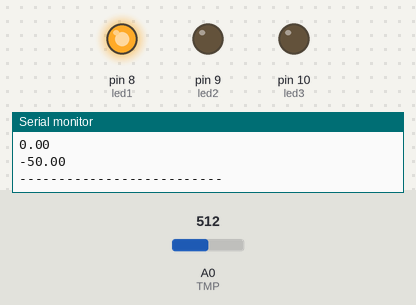
The sketch below on a simulated Arduino Uno, built with avr-gcc and run on an emulated ATmega328P. Parts: output pins drawn as LEDs (lit = HIGH), the last lines printed to the serial monitor. The test bench sets the inputs (shaded band); at power-on: A0 (TMP) = 512.

Above: at 1.8 s.
1.9 s: A0 (TMP) set to 1009
4.2 s: A0 (TMP) set to 1023
At 6.8 s:
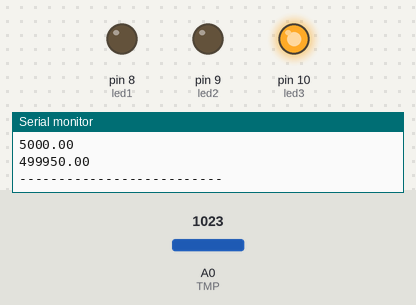
7.5 s: A0 (TMP) set to 900
At 10.3 s:
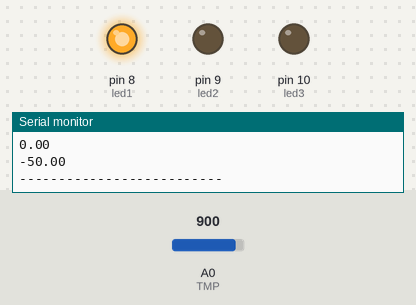
Timing chart, 0 to 11.8 s (numbered marks = the images above; inputs shaded):
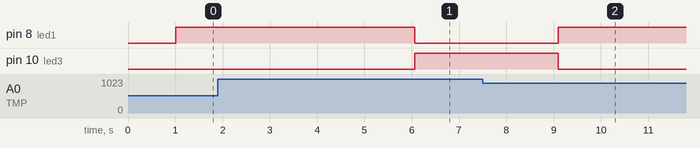

The sketch:

TMP_3led.ino
```cpp
int led1 = 8;
int led2 = 9;
int led3 = 10;
int TMP = A0;
void setup() {
  pinMode(led1, OUTPUT);
  pinMode(led2, OUTPUT);
  pinMode(led3, OUTPUT);
  pinMode(TMP, INPUT);
  Serial.begin(9600);
}
void loop() {
  float TMP_Degeri = (analogRead(TMP) / 1023) * 5000; // Arduinonun A0 ayagindaki gerilimi voltaja cevirerek olculuyor.
  // float TMP_Degeri = (analogRead(TMP)*0.004882814;
  delay(10); // daha dogru bir olcum icin biraz bekleme kullanilmalidir

  float sicaklik = (TMP_Degeri - 0.5) * 100.0 ; // okunan değer sıcaklığa çevriliyor.


  Serial.println(TMP_Degeri);
  Serial.println(sicaklik);

  Serial.println("--------------------------");
  delay(1000);

  if (sicaklik <= 25)
  {
    digitalWrite(led1, HIGH);
    digitalWrite(led2, LOW);
    digitalWrite(led3, LOW);


  }
  else if (sicaklik >= 25.1 && sicaklik <= 30)
  {
    digitalWrite(led1, LOW );
    digitalWrite(led2, HIGH);
    digitalWrite(led3, LOW);

  }
  else if (sicaklik >= 30.1)
  {
    digitalWrite(led1, LOW );
    digitalWrite(led2, LOW );
    digitalWrite(led3, HIGH);

  }

}
```

Measured:
- the behaviour switches between 1022 and 1023 on A0 (TMP) (found by bisection; images 0 and 1)
- after the input at 4.2 s, pin 8 (led1): HIGH → LOW after 1.9 s; pin 10 (led3): LOW → HIGH after 1.9 s
- after the input at 7.5 s, pin 8 (led1): LOW → HIGH after 1.6 s; pin 10 (led3): HIGH → LOW after 1.6 s
